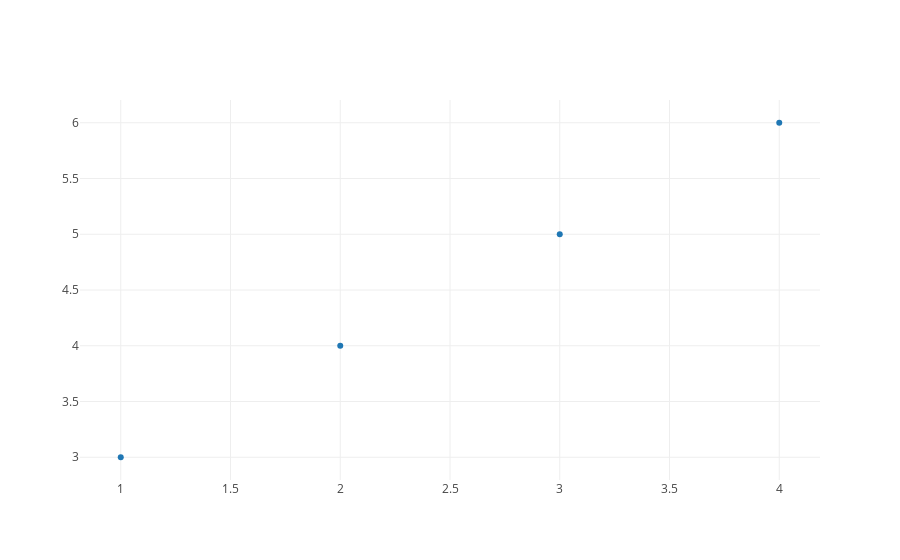

Notebook code for this chart:
### Code cell
draw_plot([1,2,3,4],[3,4,5,6])

### Figure 1 — Plotly figure (JSON) as saved in the notebook; plotly's stock layout.template omitted (floating-point values rounded to 4 significant figures)
{"data": [{"mode": "markers", "type": "scatter", "x": [1, 2, 3, 4], "y": [3, 4, 5, 6]}], "layout": {}}
